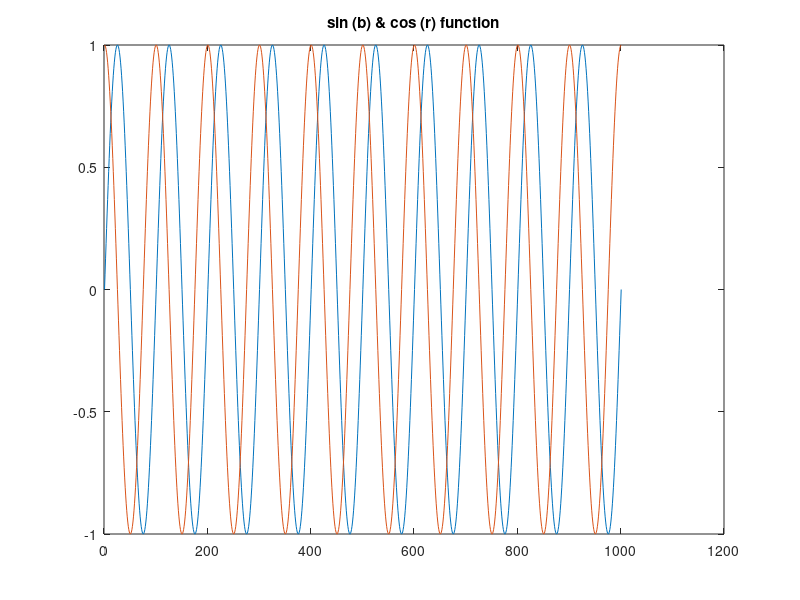
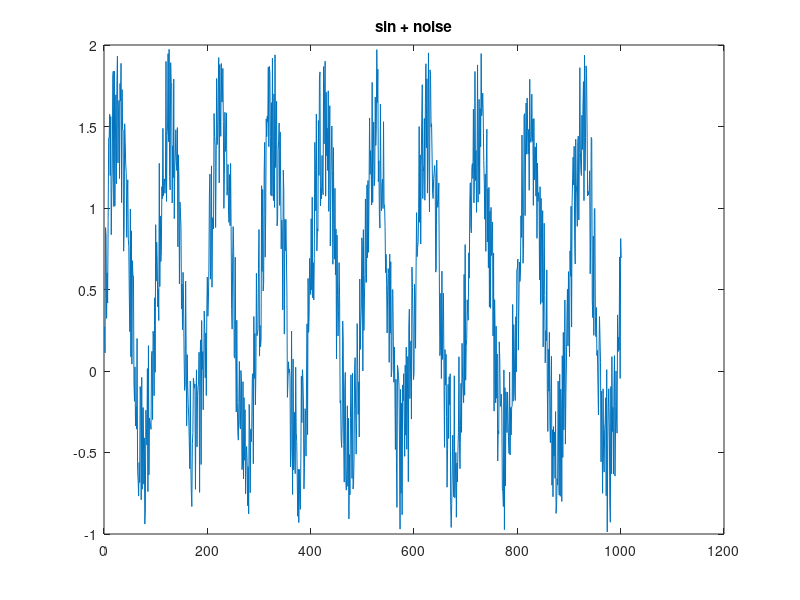
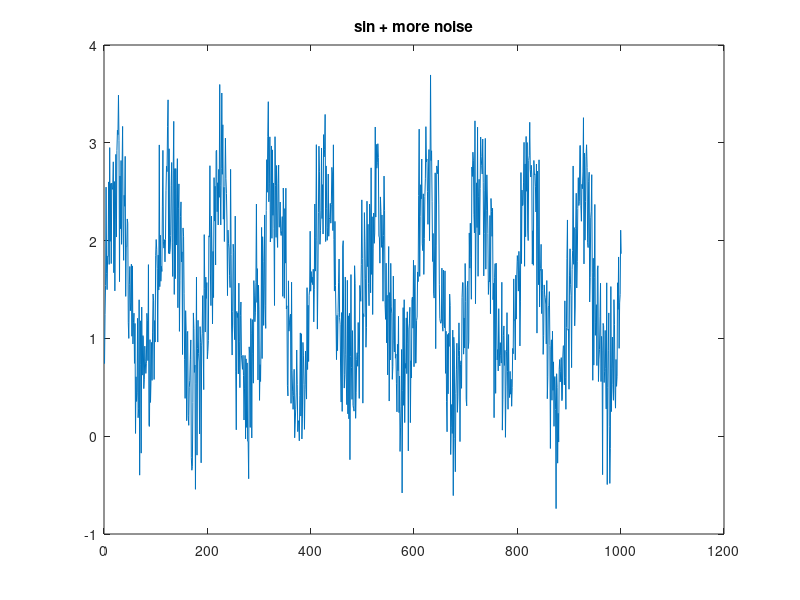
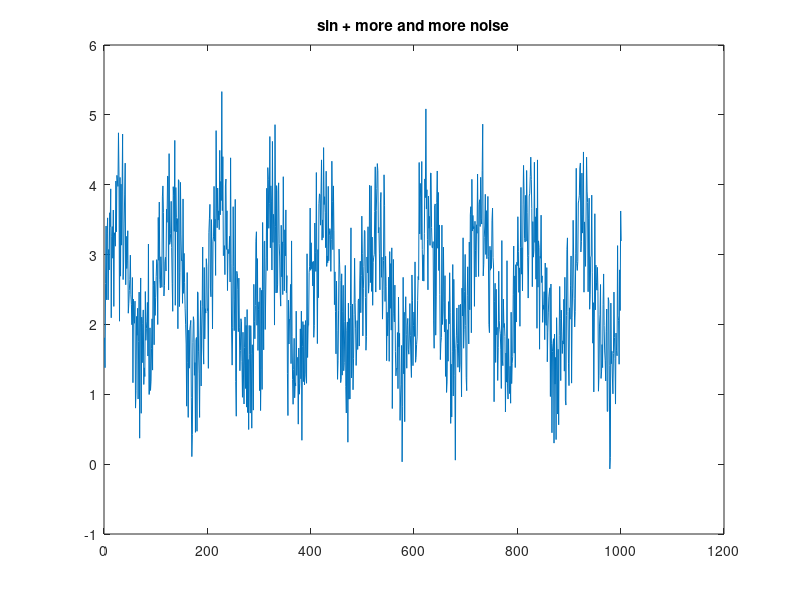

Recreate these plots in MATLAB, in order.
close all
clear all
clc

t=[-5:0.01:5] ;
y=sin(2*pi*t) ;
figure(1)
plot(y) , title('Sin function'); 
a= corr(y,y) ;
printf('\n\n Auto correlation= %f FIG 1',a) ; 
x=y;

a= corr(x,y) ;
printf('\n\n Correlation between X and Y= %f',a) ; 
x=x+rand(size(x)) ;
figure(2)
plot(x) , title('sin + noise') ;
a=corr(x,y);
printf('\n\n Correlation after adding noise= %f  FIG 2',a) ; 
x=x+rand(size(x)) ;
x=x+rand(size(x)) ;
figure(3)
plot(x) , title('sin + more noise') ;
a=corr(x,y);
printf('\n\n Correlation after adding more noise= %f  FIG 3',a) ; 
x=x+rand(size(x)) ;
x=x+rand(size(x)) ;
figure(4)
plot(x) , title('sin + more and more noise') ;
a=corr(x,y);
printf('\n\n Correlation after adding more noise= %f  FIG 4',a) ; 
z=cos(2*pi*t);
figure(1)
hold on
plot(z) , title('sin (b) & cos (r) function') ;
a=corr(z,y);
printf('\n\n Correlation between sin and cosine= %f  FIG 1',a) ; 
a=corr(z,x);
printf('\n\n Correlation noisy sin and cosine= %f FIG 5',a) ; 
figure(5)
title('noisy sin and cosine') ;
plot(z) ;
hold on ;
plot(x) ;

r1= rand(1,200) ;
r2= rand(1,200) ;
figure(6)
title('random signals r1 and r2') ;
plot(r1) ;
hold on ;
plot(r2) ;
printf('\n\n Correlation between randoms= %f  FIG 6',corr(r1,r2) ) ; 

r2=-r1 ;
printf('\n\n Correlation between r1 and -r1= %f  FIG 7\n\n',corr(r1,r2) ) ; 
figure(7)
title('random signals r1 and -r1') ;
plot(r1) ;
hold on ;
plot(r2) ;

return
